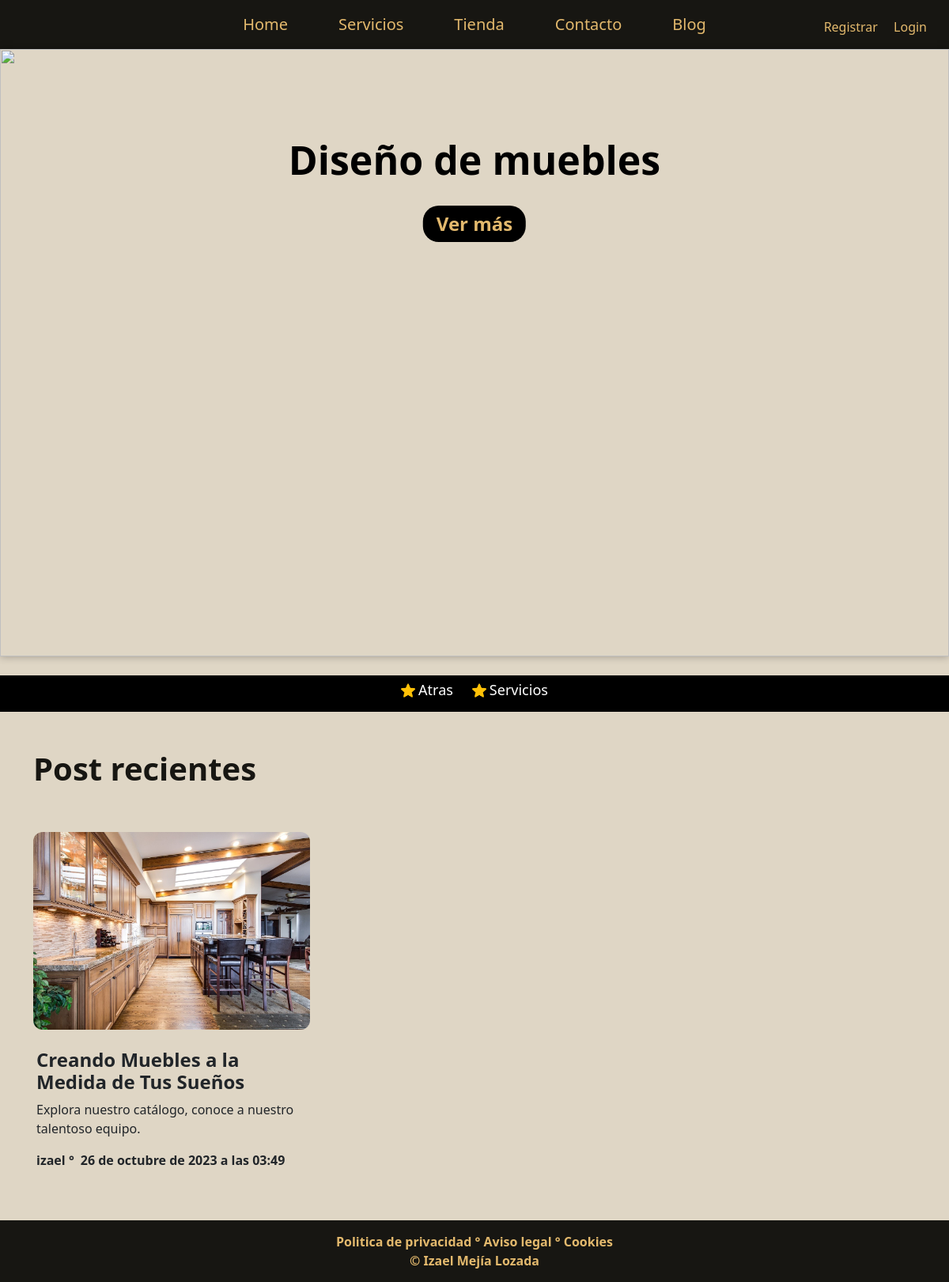
Page /blog/categoria/4/ on the committed database.
### blog/models.py (models this page shows, shortened)
class Categoria (models.Model):
    nombre = models.CharField(max_length=50)
    created = models.DateTimeField(auto_now_add=True)
    updated = models.DateTimeField(auto_now=True)
    class Meta:
        verbose_name = 'categoria'    # Especifica el nombre singular que tendrá en la base de datos
        verbose_name_plural = 'categorias'  # Especifica el nombre plural que tendrá en la base de datos

class Post(models.Model):
    titulo = models.CharField(max_length=50)
    contenido = models.CharField(max_length=260)
    imagen = models.ImageField(upload_to='blog', null=True , blank=True)
    autor= models.ForeignKey(User, on_delete=models.CASCADE)
    categorias=models.ManyToManyField(Categoria)
    created = models.DateTimeField(auto_now_add=True)
    updated = models.DateTimeField(auto_now=True)
    class Meta:
        verbose_name = 'post'    # nombre tendra en base de datos
        verbose_name_plural = 'posts'  # Especifica el nombre plural que tendrá en la base de datos

### blog/views.py (the view)
# urls.py: path('categoria/<int:categoria_id>/', views.categoria, name="categoria"),
def categoria(request, categoria_id):
    categoria = Categoria.objects.get(id=categoria_id)  #cuando hace clik en enlace obtiene categoria
    posts = Post.objects.filter(categorias = categoria)  #otiene posts de esa categoria filtrada
    return render (request, "blog/categorias.html", {"categoria": categoria, "posts":posts}) #muestra categoria filtrada y sus posts

### carro/context_processor.py (called while the page is built)
def importe_total_carro(request):
    carro = Carro(request)
    total=0
    if request.user.is_authenticated: #saber si esta autenticado el usuario
        for key, value in request.session["carro"].items(): #recorrer el carro
            total=total+float(value["precio"])  #sumar el precio de cada producto
    else:
        for key, value in request.session["carro"].items(): #recorrer el carro
            total=total+float(value["precio"])  #sumar el precio de cada producto
    return {"importe_total_carro":total} #retornar el total del carro

### blog/templates/blog/categorias.html
{% extends "ProyectoWebApp/base.html" %}
{% load static %}
{% block content  %}
<div class="d-flex justify-content-center gap-4 mt-4  fw-bolder contenedorCategorias  ">
  {% for post in posts %}
    {% for categoria in post.categorias.all %}
    <div class="contenedorCategorias d-flex align-items-center m-2 flex-wrap ">
      <img src="{% static 'ProyectoWebApp/img/estellaAmarilla.png' %}" alt=""
        class="imgCategorias ">
      <a href="{% url 'blog' %}"><h4 class="textoCategorias me-4">Atras</h4></a>
      <img src="{% static 'ProyectoWebApp/img/estellaAmarilla.png' %}" alt=""
        class="imgCategorias ">
      <a href=""><h4 class="textoCategorias "> {{categoria.nombre}}</h4></a>
    </div>
    {% endfor %}
  {% endfor %}
</div>
  <div class="container text-center">
    <div class="row">
      <h2 class="text-start mt-5  fw-bold  fs-1 titleBlog">Post recientes</h2>
    {% for post in posts %}
      <div class="col d-flex mt-5 ">
        <div class="d-flex flex-column containerPost justify-content-start align-items-start ">
          <div class="">
            <img src="{{post.imagen.url}}" alt="{{post.titulo}}" class="imgPost">
          </div>
          <div class="containerPost d-flex flex-column text-start a">
            <div class="d-flex flex-column align-items-start ms-1 mt-4">
              <h4 class="fw-bolder fs-4">{{post.titulo}}</h4>
              <p class="fw-normal fs-6 text">{{post.contenido}}</p>
            </div>
            <div class="d-flex gap-2 ms-1">
              <p>
                <span class="fw-semibold">{{post.autor}}</span>
                <span class="fw-bold ">°</span>
              </p>
              <p class="fw-semibold">{{post.created}}</p>
            </div>
          </div>
        </div>
      </div>
    {% endfor%}
    </div>
  </div>
{% endblock  %}

### ProyectoWebApp/static/ProyectoWebApp/css/gestion.css (style rules this page uses)
:root { --color-cremitra: #dfd6c5; --color-verdeFuerte: #171612; --color-cremitaPiel: #e3b96d; --color-negro: #000; --font-size-base: 16px; }
html, body { margin: 0; padding: 0; height: 100%; background-color: var(--color-cremitra); }
.contenedorCategorias { background-color: var(--color-negro); color: #fff; }
.textoCategorias { font-size: 18px; transition: color 0.1s, font-weight 0.1s; }
.titleBlog { color: var(--color-verdeFuerte); }
.imgCategorias { width: 18px; height: 18px; margin-top: 0; margin-right: 4px; margin-bottom: .5rem; font-weight: 500; line-height: 1.2; }
.containerPost { width: 350px; }
.imgPost { width: 350px; height: 250px; object-fit: cover; border-radius: 12px; }
.contenedorCategorias a { text-decoration: none; color: inherit; }

### rows in the picture
Post: imagen (picture), titulo "Creando Muebles a la Medida de Tus Sueños", contenido "Explora nuestro catálogo, conoce a nuestro talentoso equipo.", autor "izael", created "26 de octubre de 2023 a las 03:49"
Categoria: nombre "Servicios"
